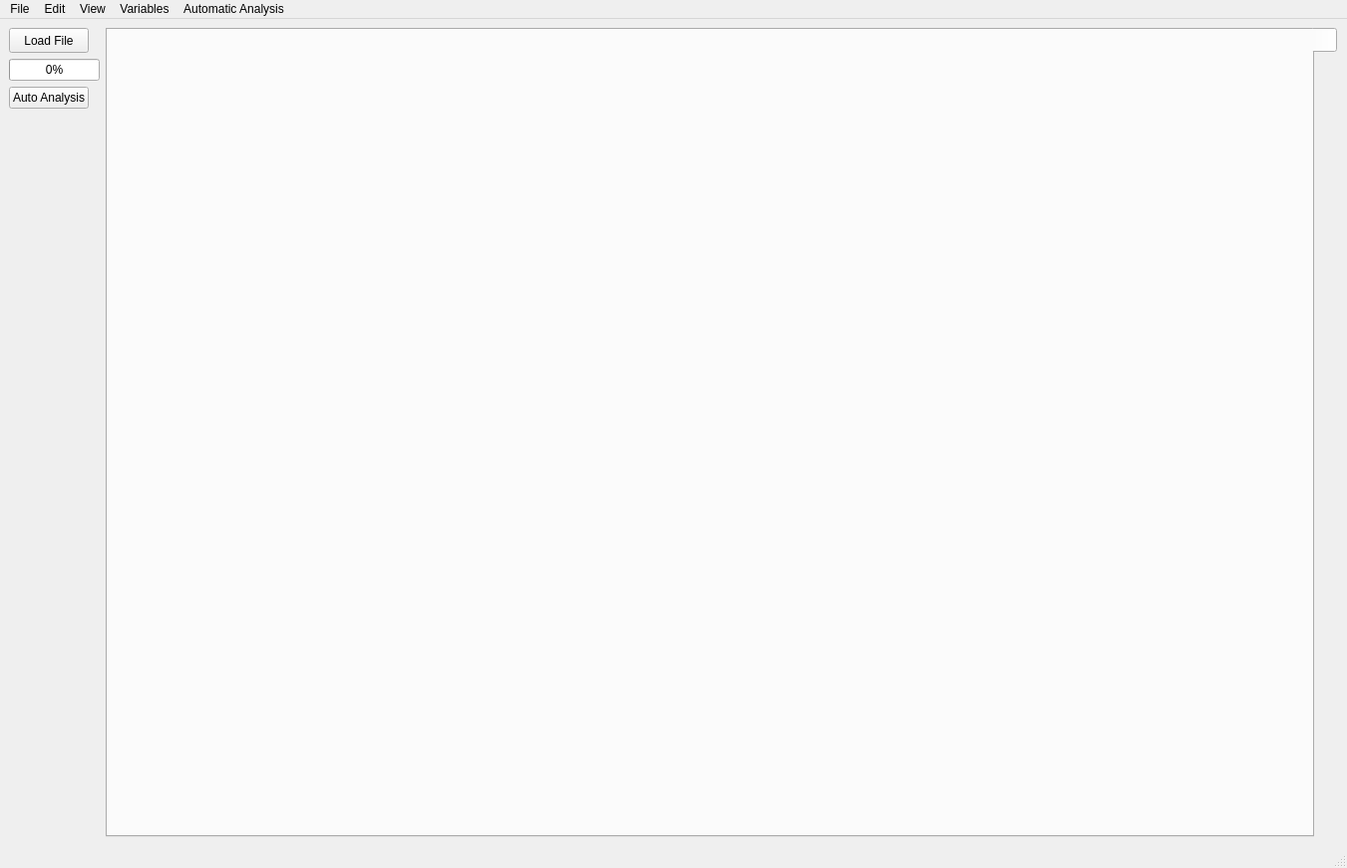
<?xml version="1.0" encoding="UTF-8"?>
<ui version="4.0">
 <class>PropagationCalculator</class>
 <widget class="QMainWindow" name="PropagationCalculator">
  <property name="geometry">
   <rect>
    <x>0</x>
    <y>0</y>
    <width>1351</width>
    <height>871</height>
   </rect>
  </property>
  <property name="windowTitle">
   <string>Propagation Calculator</string>
  </property>
  <widget class="QWidget" name="centralwidget">
   <layout class="QGridLayout" name="gridLayout">
    <item row="0" column="0">
     <widget class="QPushButton" name="pushButton">
      <property name="maximumSize">
       <size>
        <width>80</width>
        <height>25</height>
       </size>
      </property>
      <property name="text">
       <string>Load File</string>
      </property>
     </widget>
    </item>
    <item row="2" column="0">
     <widget class="QPushButton" name="auto_analysis">
      <property name="text">
       <string>Auto Analysis</string>
      </property>
     </widget>
    </item>
    <item row="0" column="4" rowspan="9">
     <widget class="QTabWidget" name="tabWidget">
      <property name="sizePolicy">
       <sizepolicy hsizetype="Expanding" vsizetype="Expanding">
        <horstretch>0</horstretch>
        <verstretch>0</verstretch>
       </sizepolicy>
      </property>
      <property name="minimumSize">
       <size>
        <width>1041</width>
        <height>671</height>
       </size>
      </property>
      <property name="tabPosition">
       <enum>QTabWidget::East</enum>
      </property>
      <property name="tabShape">
       <enum>QTabWidget::Rounded</enum>
      </property>
      <property name="documentMode">
       <bool>false</bool>
      </property>
      <property name="tabsClosable">
       <bool>false</bool>
      </property>
      <property name="movable">
       <bool>false</bool>
      </property>
      <widget class="QWidget" name="tabWidgetPage1">
       <attribute name="title">
        <string/>
       </attribute>
      </widget>
     </widget>
    </item>
    <item row="1" column="0" colspan="2">
     <widget class="QProgressBar" name="progressBar">
      <property name="sizePolicy">
       <sizepolicy hsizetype="Fixed" vsizetype="Fixed">
        <horstretch>0</horstretch>
        <verstretch>0</verstretch>
       </sizepolicy>
      </property>
      <property name="value">
       <number>0</number>
      </property>
     </widget>
    </item>
   </layout>
  </widget>
  <widget class="QStatusBar" name="statusbar"/>
  <widget class="QMenuBar" name="menuBar">
   <property name="geometry">
    <rect>
     <x>0</x>
     <y>0</y>
     <width>1351</width>
     <height>27</height>
    </rect>
   </property>
   <widget class="QMenu" name="menuFile">
    <property name="title">
     <string>File</string>
    </property>
    <addaction name="actionOpen_Data"/>
    <addaction name="actionSave_Data"/>
    <addaction name="actionExport_Graphic"/>
    <addaction name="actionQuit"/>
   </widget>
   <widget class="QMenu" name="menuEdit">
    <property name="title">
     <string>Edit</string>
    </property>
    <addaction name="actionAlter_Markers"/>
   </widget>
   <widget class="QMenu" name="menuView">
    <property name="title">
     <string>View</string>
    </property>
    <addaction name="actionShow_Axes"/>
    <addaction name="actionShow_Data"/>
   </widget>
   <widget class="QMenu" name="menuRun">
    <property name="title">
     <string>Variables</string>
    </property>
    <addaction name="actionAbsolute_Value_2"/>
    <addaction name="actionFilter"/>
    <addaction name="actionFilter_Config"/>
   </widget>
   <widget class="QMenu" name="menuAutomatic_Analysis">
    <property name="title">
     <string>Automatic Analysis</string>
    </property>
    <addaction name="actionAnalyse_waveform_currently_loaded"/>
    <addaction name="actionAnalyse_multiple_additional_files"/>
    <addaction name="actionSet_threshold"/>
    <addaction name="actionSet_width"/>
   </widget>
   <addaction name="menuFile"/>
   <addaction name="menuEdit"/>
   <addaction name="menuView"/>
   <addaction name="menuRun"/>
   <addaction name="menuAutomatic_Analysis"/>
  </widget>
  <action name="actionAxon_binary_file">
   <property name="text">
    <string>axon binary file</string>
   </property>
  </action>
  <action name="actionOpen_Data">
   <property name="text">
    <string>Open Data</string>
   </property>
  </action>
  <action name="actionSave_Data">
   <property name="text">
    <string>Save Data</string>
   </property>
  </action>
  <action name="actionExport_Graphic">
   <property name="text">
    <string>Export Graphic</string>
   </property>
  </action>
  <action name="actionQuit">
   <property name="text">
    <string>Quit</string>
   </property>
  </action>
  <action name="actionShow_Axes">
   <property name="checkable">
    <bool>true</bool>
   </property>
   <property name="checked">
    <bool>true</bool>
   </property>
   <property name="text">
    <string>Show Axes</string>
   </property>
  </action>
  <action name="actionShow_Data">
   <property name="text">
    <string>Show Data</string>
   </property>
  </action>
  <action name="actionAbsolute_Value">
   <property name="text">
    <string>Absolute Value</string>
   </property>
  </action>
  <action name="actionAlter_Markers">
   <property name="checkable">
    <bool>true</bool>
   </property>
   <property name="enabled">
    <bool>false</bool>
   </property>
   <property name="text">
    <string>Alter Markers</string>
   </property>
  </action>
  <action name="actionAbsolute_Value_2">
   <property name="checkable">
    <bool>true</bool>
   </property>
   <property name="checked">
    <bool>false</bool>
   </property>
   <property name="text">
    <string>Absolute Value</string>
   </property>
  </action>
  <action name="actionFilter">
   <property name="checkable">
    <bool>true</bool>
   </property>
   <property name="checked">
    <bool>false</bool>
   </property>
   <property name="text">
    <string>Filter</string>
   </property>
  </action>
  <action name="actionFilter_Config">
   <property name="text">
    <string>Filter Config</string>
   </property>
  </action>
  <action name="actionAnalyse_waveform_currently_loaded">
   <property name="text">
    <string>Analyse file currently loaded</string>
   </property>
  </action>
  <action name="actionAnalyse_multiple_additional_files">
   <property name="text">
    <string>Analyse multiple additional files</string>
   </property>
  </action>
  <action name="actionSet_threshold">
   <property name="text">
    <string>Set threshold</string>
   </property>
  </action>
  <action name="actionSet_width">
   <property name="text">
    <string>Set window</string>
   </property>
  </action>
 </widget>
 <resources/>
 <connections/>
</ui>
